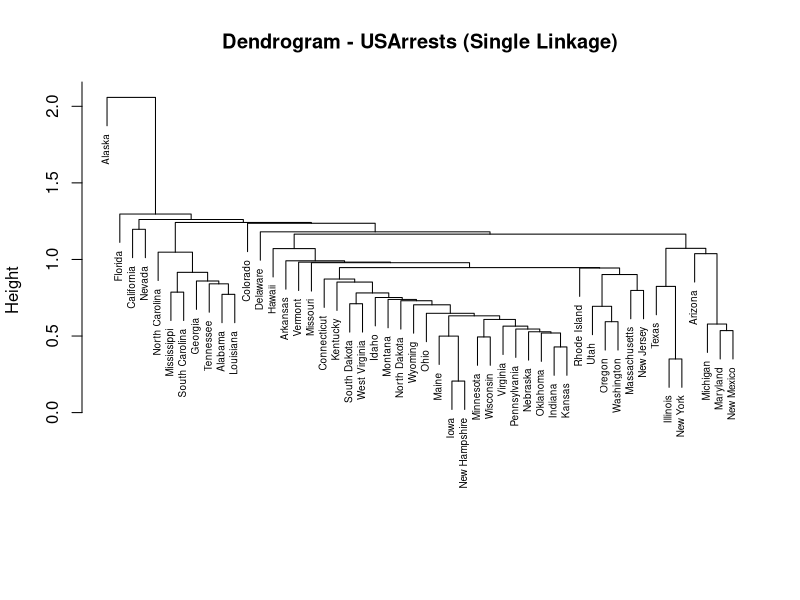
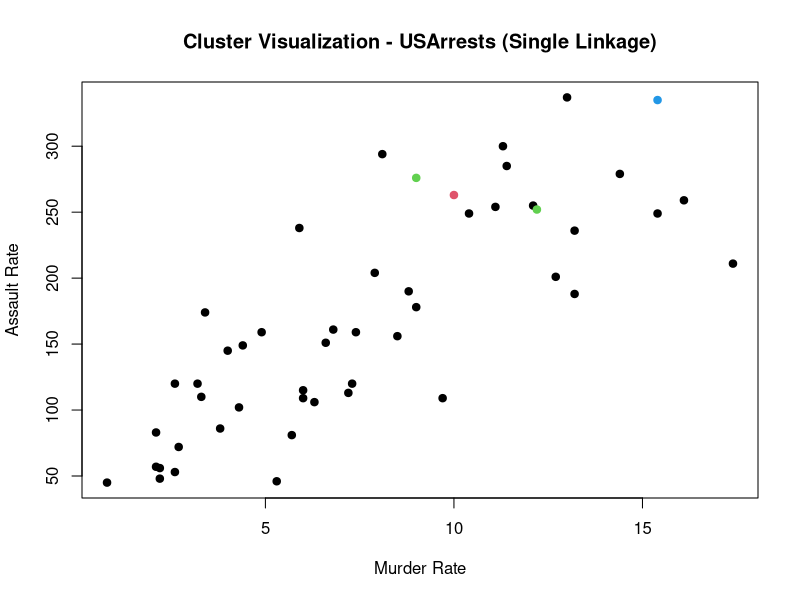

Here is the R script that generated these plots, in order:
# Load USArrests dataset

data("USArrests")

# Standardize the data

usarrests_scaled <- scale(USArrests)

# Compute distance matrix (Euclidean distance)

dist_matrix <- dist(usarrests_scaled, method = "euclidean")

# View distance matrix (first few values)

print(as.matrix(dist_matrix)[1:5, 1:5])

# Apply hierarchical clustering (Single Linkage)

hc_single <- hclust(dist_matrix, method = "single")

# Plot dendrogram - Single Linkage

plot(hc_single,
     main = "Dendrogram - USArrests (Single Linkage)",
     xlab = "",
     sub = "",
     cex = 0.6)

# Cut tree into 4 clusters

clusters <- cutree(hc_single, k = 4)

# View cluster sizes

print(table(clusters))

# Visualize clusters (2D plot using Murder and Assault)

plot(USArrests$Murder, USArrests$Assault,
     col = clusters,
     pch = 19,
     xlab = "Murder Rate",
     ylab = "Assault Rate",
     main = "Cluster Visualization - USArrests (Single Linkage)")
